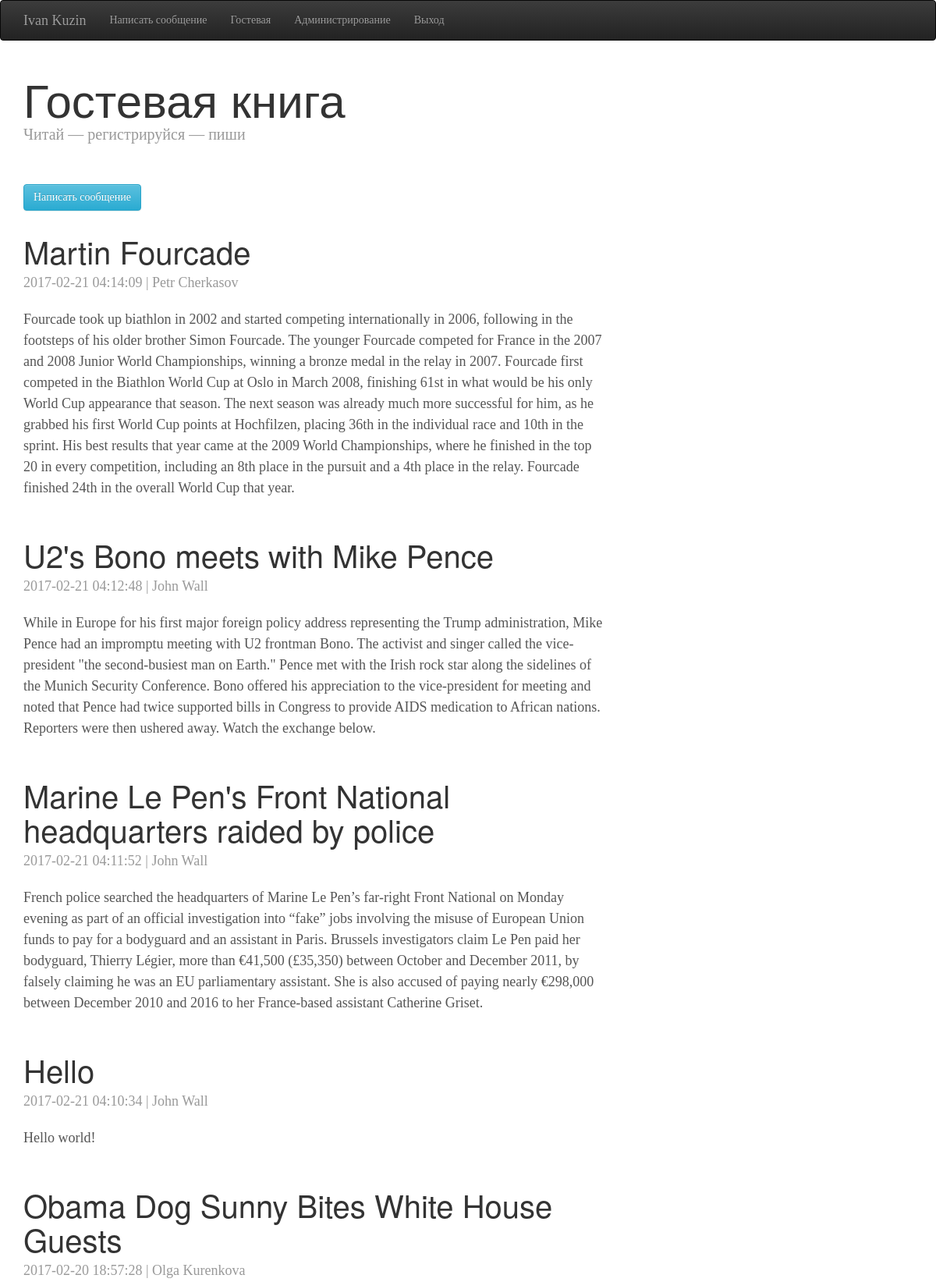
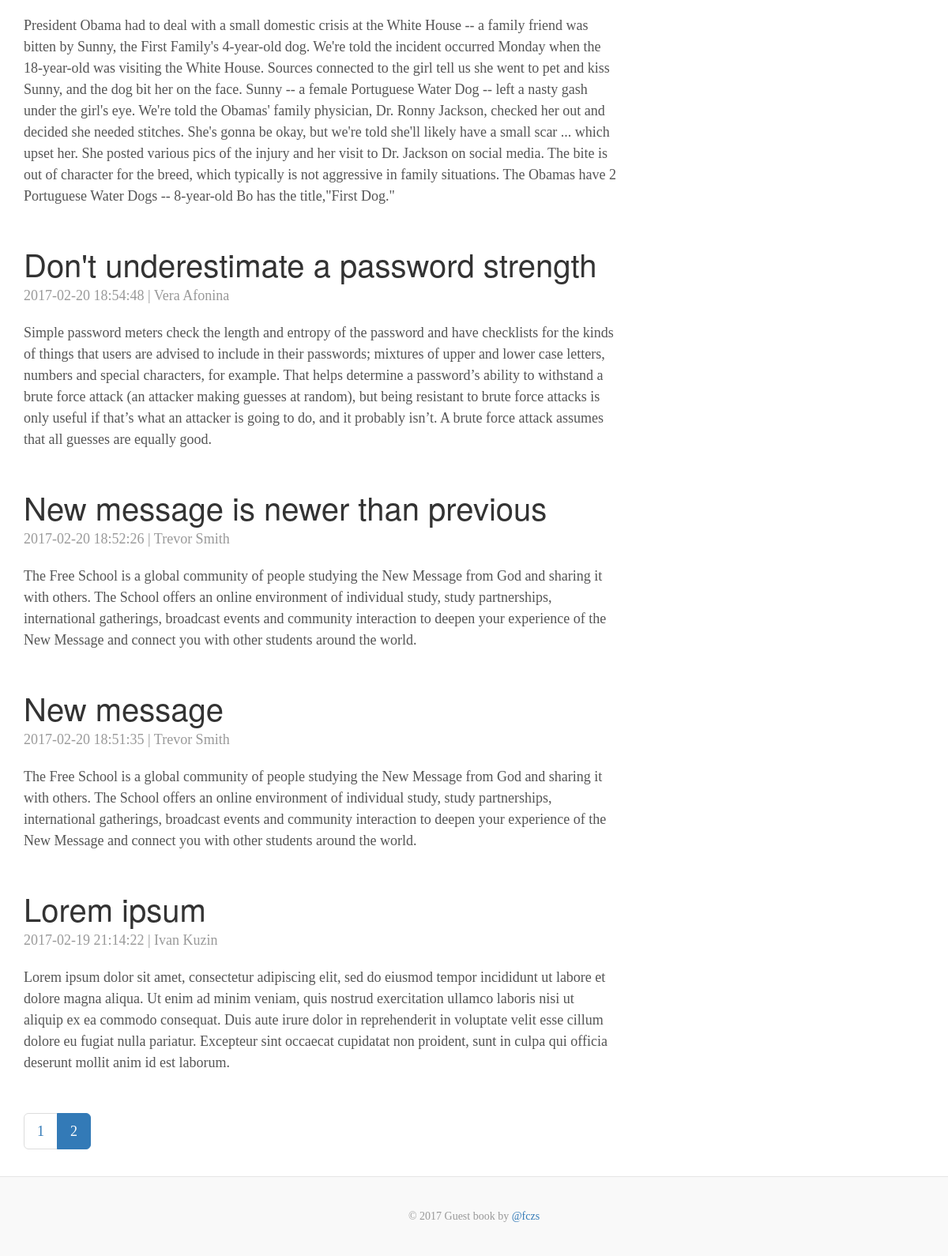
The page /?PAGE=2 (signed in) on the database its author committed (2 pictures, top to bottom).
### tables this page shows
CREATE TABLE `gb_user` (
  `ID` int(11) NOT NULL,
  `NAME` varchar(255) NOT NULL,
  `EMAIL` varchar(255) NOT NULL,
  `PASSWORD` varchar(255) NOT NULL,
  `GROUP_ID` int(11) NOT NULL DEFAULT '2'
);

CREATE TABLE `gb_messages` (
  `ID` int(11) NOT NULL,
  `DATE` datetime NOT NULL DEFAULT CURRENT_TIMESTAMP,
  `AUTHOR_ID` int(11) NOT NULL,
  `TITLE` varchar(255) NOT NULL,
  `MESSAGE` longtext NOT NULL,
  `PUBLISHED` char(1) NOT NULL DEFAULT 'N'
);

### engine/PDOWorker.php (called while the page is built, shortened)
<?php
class PDOWorker
{
    private static $PDOInstance;
    public function __construct($dbHost, $dbName, $charset, $dbUser, $dbPassword)
    {
        if (!self::$PDOInstance) {
            try {
                self::$PDOInstance = new PDO('mysql:host=' . $dbHost . ';dbname=' . $dbName . ';charset=' . $charset, $dbUser, $dbPassword);
                self::$PDOInstance->setAttribute(PDO::ATTR_EMULATE_PREPARES, false);
            } catch (PDOException $e) {
                file_put_contents(ROOT_DIR . '/engine/log/error.log', date("d.m.Y H:i:s") . ": " . $e->getMessage() . "\n", FILE_APPEND);
                die(DB_CONNECTION_ERROR);
            }
        }
        return self::$PDOInstance;
    }
    public function fetchAllAssoc($statement)
    {
        return self::$PDOInstance->query($statement)->fetchAll(PDO::FETCH_ASSOC);
    }
    public function fetchColAssoc($statement, $data)
    {
        $dbData = self::$PDOInstance->prepare($statement);
        $dbData->execute($data);
        return $dbData->fetchColumn();
    }
}

### engine/Prolog.php (called while the page is built, shortened)
<?php
require_once($_SERVER["DOCUMENT_ROOT"] . "/engine/MessagesOutput.php");
require_once($_SERVER["DOCUMENT_ROOT"] . "/engine/Users.php");
$messages = new MessagesOutput();
$users = new Users();

### engine/Users.php (called while the page is built, shortened)
<?php
require_once($_SERVER["DOCUMENT_ROOT"] . "/engine/PDOWorker.php");
class Users
{
    private static $pdoObj = null;
    public function __construct()
    {
        self::$pdoObj = new PDOWorker(DB_HOST, DB_NAME, DB_CHARSET, DB_USER, DB_PASSWORD);
    }
    public function getUserFields($idArr)
    {
        $users = self::$pdoObj->fetchAllAssoc("SELECT ID, NAME, EMAIL FROM `gb_user` WHERE ID IN (" . implode(',', $idArr) . ")");
        $userFields = [];
        foreach ($users as $user) {
            $userFields[$user["ID"]] = $user;
        }
        return $userFields;
    }
    public function isUser()
    {
        return isset($_SESSION["LOGIN_USER"]) ? true : false;
    }
    public function isAdmin()
    {
        $group = "";
        if ($this->isUser()) {
            $data = array("email" => $_SESSION["LOGIN_USER"]);
            $group = self::$pdoObj->fetchColAssoc("SELECT GROUP_ID FROM `gb_user` WHERE EMAIL = :email", $data);
        }
        return $group == ADMIN_GROUP ? true : false;
    }
    public function getUserName()
    {
        $user_name = "";
        if ($this->isUser()) {
            $data = array("email" => $_SESSION["LOGIN_USER"]);
            $user_name = self::$pdoObj->fetchColAssoc("SELECT NAME FROM `gb_user` WHERE EMAIL = :email", $data);
        }
        return $user_name;
    }
}

### engine/PaginationTrait.php (called while the page is built, shortened)
<?php
Trait PaginationTrait
{
    public function getPageNum()
    {
        $pageNum = 1;
        if (!empty($_GET["PAGE"])) {
            $pageNum = $_GET["PAGE"];
        }
        return $pageNum;
    }
}

### engine/MessagesOutput.php (called while the page is built, shortened)
<?php
require_once($_SERVER["DOCUMENT_ROOT"] . "/engine/PDOWorker.php");
require_once($_SERVER["DOCUMENT_ROOT"] . "/engine/PaginationTrait.php");
class MessagesOutput
{
    private static $pdoObj = null;
    private $allMessages = "SELECT * FROM `gb_messages`";
    private $publishedMessages = " WHERE PUBLISHED='Y'";
    public function __construct()
    {
        self::$pdoObj = new PDOWorker(DB_HOST, DB_NAME, DB_CHARSET, DB_USER, DB_PASSWORD);
    }
    private function getMessages($options = "")
    {
        return(self::$pdoObj->fetchAllAssoc($this->allMessages . $options));
    }
    public function getUserPage()
    {
        $offset = ($this->getPageNum() - 1) * USER_PAGE_MESSAGES;
        return($this->getMessages($this->publishedMessages . " ORDER BY ID DESC LIMIT " . USER_PAGE_MESSAGES . " OFFSET " . $offset));
    }
}

### template/elements/gb_messages.php (the view)
<?php
$authorIdArr = [];
$tmpMessages = [];
foreach ($messages->getUserPage() as $k => $v) {
    $authorIdArr[$k] = $v["AUTHOR_ID"];
    $tmpMessages[$k] = $v;
}
$authorFields = $users->getUserFields($authorIdArr);
foreach ($tmpMessages as $message): ?>
    <div class="gb-post">
        <h2 class="gb-post-title"><?=$message["TITLE"]?></h2>
        <p class="gb-post-meta"><?=$message["DATE"]?> | <?=$authorFields[$message["AUTHOR_ID"]]["NAME"]?></p>
        <p><?=$message["MESSAGE"]?></p>
    </div>
<? endforeach; ?>

### template/header.php (shortened to what this page needs)
<!DOCTYPE html>
<html lang="ru">
<head>
    <link rel="stylesheet" href="https://maxcdn.bootstrapcdn.com/bootstrap/3.3.7/css/bootstrap.min.css">
    <link rel="stylesheet" href="https://maxcdn.bootstrapcdn.com/bootstrap/3.3.7/css/bootstrap-theme.min.css">
    <link rel="stylesheet" href="/template/css/style.css">
</head>
<body>
<div class="gp-page">
    <nav class="navbar navbar-inverse">
        <div class="container">
            <div class="navbar-header">
                <span class="navbar-brand">
                    <?php if($users->isUser()): ?>
                        <?=$users->getUserName();?>
                    <?php else: ?>
                        <span class="glyphicon glyphicon-book" aria-hidden="true"></span>
                    <?php endif; ?>
                </span>
            </div>
            <div id="navbar" class="navbar-collapse collapse">
                <ul class="nav navbar-nav">
                    <?php if($users->isUser()): ?>
                        <li><a href="#" type="button" data-toggle="modal" data-target="#Modal_Message"><?=WRITE_MESSAGE_OPTION?></a></li>
                        <?php if($users->isAdmin()): ?>
                            <li><a href="/"><?=HOME_OPTION?></a></li>
                            <li><a href="/messages/"><?=ADMIN_OPTION?></a></li>
                        <?php endif; ?>
                        <li><a href="#" class="logout"><?=LOGOUT_OPTION?></a></li>
                    <?php else: ?>
                        <li><a href="#" type="button" data-toggle="modal" data-target="#Modal_Login"><?=LOGIN_OPTION?></a></li>
                    <?php endif; ?>
                </ul>
            </div>
        </div>
    </nav>
    <div class="container">

### template/css/style.css (style rules this page uses)
html { position: relative; min-height: 100%; }
body { font-family: Georgia, "Times New Roman", Times, serif; color: #555; margin-bottom: 180px; }
h1, h2 { margin-top: 0; font-family: "Helvetica Neue", Helvetica, Arial, sans-serif; font-weight: normal; color: #333; }
.gp-page { min-height: 100%; height: auto !important; margin: 0 auto -101px; }
.gb-post { margin-bottom: 50px; }
.gb-post-title { margin-bottom: 5px; font-size: 40px; }
.gb-post-meta { margin-bottom: 20px; color: #999; }

### rows shown on the page
gb_user: NAME "Ivan Kuzin"
gb_messages: TITLE "Martin Fourcade", DATE "2017-02-21 04:14:09", AUTHOR_ID.NAME "Petr Cherkasov", MESSAGE "Fourcade took up biathlon in 2002 and started competing internationally in 2006, following in the footsteps of his older brother Simon Fourcade. The younger Fourcade competed for France in the 2007 and 2008 Junior World Championships, winning a bronze medal in the relay in 2007. Fourcade first competed in the Biathlon World Cup at Oslo in March 2008, finishing 61st in what would be his only World Cup appearance that season. The next season was already much more successful for him, as he grabbed his first World Cup points at Hochfilzen, placing 36th in the individual race and 10th in the sprint. His best results that year came at the 2009 World Championships, where he finished in the top 20…"
gb_messages: TITLE "U2's Bono meets with Mike Pence", DATE "2017-02-21 04:12:48", AUTHOR_ID.NAME "John Wall", MESSAGE "While in Europe for his first major foreign policy address representing the Trump administration, Mike Pence had an impromptu meeting with U2 frontman Bono. The activist and singer called the vice-president \"the second-busiest man on Earth.\" Pence met with the Irish rock star along the sidelines of the Munich Security Conference. Bono offered his appreciation to the vice-president for meeting and noted that Pence had twice supported bills in Congress to provide AIDS medication to African nations. Reporters were then ushered away. Watch the exchange below."
gb_messages: TITLE "Marine Le Pen's Front National headquarters raided by police", DATE "2017-02-21 04:11:52", AUTHOR_ID.NAME "John Wall", MESSAGE "French police searched the headquarters of Marine Le Pen’s far-right Front National on Monday evening as part of an official investigation into “fake” jobs involving the misuse of European Union funds to pay for a bodyguard and an assistant in Paris. Brussels investigators claim Le Pen paid her bodyguard, Thierry Légier, more than €41,500 (£35,350) between October and December 2011, by falsely claiming he was an EU parliamentary assistant. She is also accused of paying nearly €298,000 between December 2010 and 2016 to her France-based assistant Catherine Griset."
gb_messages: TITLE "Hello", DATE "2017-02-21 04:10:34", AUTHOR_ID.NAME "John Wall", MESSAGE "Hello world!"
gb_messages: TITLE "Obama Dog Sunny Bites White House Guests", DATE "2017-02-20 18:57:28", AUTHOR_ID.NAME "Olga Kurenkova", MESSAGE "President Obama had to deal with a small domestic crisis at the White House -- a family friend was bitten by Sunny, the First Family's 4-year-old dog. We're told the incident occurred Monday when the 18-year-old was visiting the White House. Sources connected to the girl tell us she went to pet and kiss Sunny, and the dog bit her on the face. Sunny -- a female Portuguese Water Dog -- left a nasty gash under the girl's eye. We're told the Obamas' family physician, Dr. Ronny Jackson, checked her out and decided she needed stitches. She's gonna be okay, but we're told she'll likely have a small scar ... which upset her. She posted various pics of the injury and her visit to Dr. Jackson on…"
gb_messages: TITLE "Don't underestimate a password strength", DATE "2017-02-20 18:54:48", AUTHOR_ID.NAME "Vera Afonina", MESSAGE "Simple password meters check the length and entropy of the password and have checklists for the kinds of things that users are advised to include in their passwords; mixtures of upper and lower case letters, numbers and special characters, for example. That helps determine a password’s ability to withstand a brute force attack (an attacker making guesses at random), but being resistant to brute force attacks is only useful if that’s what an attacker is going to do, and it probably isn’t. A brute force attack assumes that all guesses are equally good."
gb_messages: TITLE "New message is newer than previous", DATE "2017-02-20 18:52:26", AUTHOR_ID.NAME "Trevor Smith", MESSAGE "The Free School is a global community of people studying the New Message from God and sharing it with others. The School offers an online environment of individual study, study partnerships, international gatherings, broadcast events and community interaction to deepen your experience of the New Message and connect you with other students around the world."
gb_messages: TITLE "New message", DATE "2017-02-20 18:51:35", AUTHOR_ID.NAME "Trevor Smith", MESSAGE "The Free School is a global community of people studying the New Message from God and sharing it with others. The School offers an online environment of individual study, study partnerships, international gatherings, broadcast events and community interaction to deepen your experience of the New Message and connect you with other students around the world."
gb_messages: TITLE "Lorem ipsum", DATE "2017-02-19 21:14:22", AUTHOR_ID.NAME "Ivan Kuzin", MESSAGE "Lorem ipsum dolor sit amet, consectetur adipiscing elit, sed do eiusmod tempor incididunt ut labore et dolore magna aliqua. Ut enim ad minim veniam, quis nostrud exercitation ullamco laboris nisi ut aliquip ex ea commodo consequat. Duis aute irure dolor in reprehenderit in voluptate velit esse cillum dolore eu fugiat nulla pariatur. Excepteur sint occaecat cupidatat non proident, sunt in culpa qui officia deserunt mollit anim id est laborum."

### other values the page prints
WRITE_MESSAGE_OPTION "Написать сообщение"
HOME_OPTION "Гостевая"
ADMIN_OPTION "Администрирование"
LOGOUT_OPTION "Выход"
INDEX_TITLE "Гостевая книга"
INDEX_SUB_TITLE "Читай — регистрируйся — пиши"
WRITE_MESSAGE_BUTTON "Написать сообщение"
